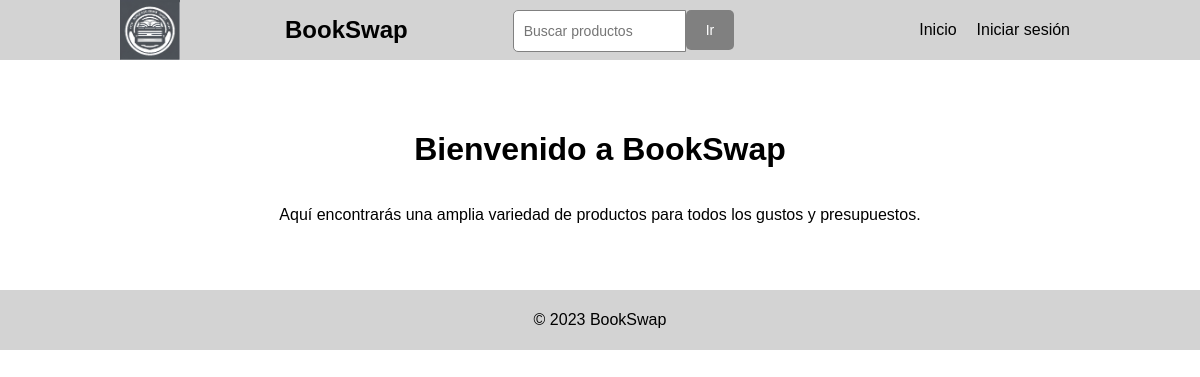
Before: / with the older database file.
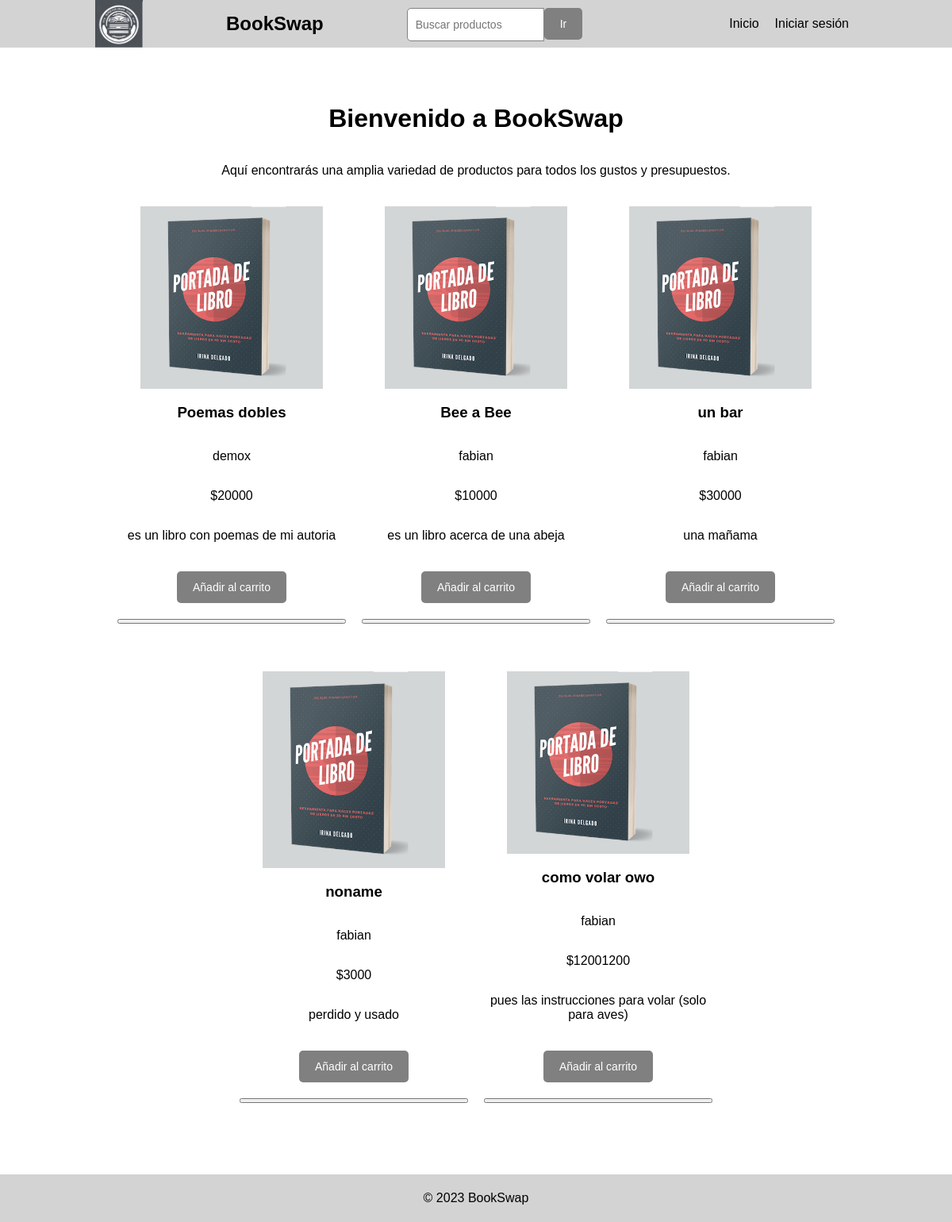
After: the same page with the newer database file.
### tables this page shows
CREATE TABLE `publicacion` (
  `id_p` varchar(10) NOT NULL,
  `nomb_p` varchar(20) DEFAULT NULL,
  `precio` int(11) DEFAULT NULL,
  `descr` varchar(150) DEFAULT NULL,
  `disp` tinyint(1) DEFAULT NULL,
  `id_u` varchar(20) DEFAULT NULL
);

CREATE TABLE `usuario` (
  `id_u` varchar(20) NOT NULL,
  `nomb_u` varchar(50) DEFAULT NULL,
  `fecha_nac` date DEFAULT NULL,
  `vendedor` tinyint(1) DEFAULT NULL,
  `clave` varchar(20) DEFAULT NULL
);

### index.php (the view, shortened to what this page needs)
<?php
require("databases/conexion.php");
$query = "SELECT * FROM publicacion WHERE disp = true";
$libro = mysqli_query($conexion, $query);
?>
<!DOCTYPE html>
<html>
<head>
  <link rel="stylesheet" href="styles.css">
</head>
<body>
  <header>
    <nav>
    <img class="logo" src="img/logo.png">
    <h1>BookSwap</h1>
      <div class="search-container">
        <form action="buscar.php">
          <input type="text" placeholder="Buscar productos">
          <button type="submit">Ir</button>
        </form>
      </div>
      <ul>
        <li><a href="index.php">Inicio</a></li>
        <li><?php if (isset($_SESSION["USER"])) {
          ?>
          <li><a href="car/index.php">Carrito de compra</a></li>
          <li><a href="publication/index.php">Subir producto</a></li>
          <li><a href="perfil/index.php">
          <?php echo $_SESSION["USER"]; ?>
            </a></li>
            <li><a href="session/cerrar_sesion.php">Cerrar sesion</a></li>
            <?php
          }else{ ?><a href="session/index.php">Iniciar sesión</a>
        <?php }?>
      </li>
      </ul>
    </nav>
  </header>
  <main>
    <h1>Bienvenido a BookSwap</h1>
    <p>Aquí encontrarás una amplia variedad de productos para todos los gustos y presupuestos.</p>
    <section class="products">
    <?php
     while($row = mysqli_fetch_assoc($libro)){
     ?>
      <div class="product">
        <img class="portada" src="img/lib.png" alt="Product 1">
        <h3><?php echo $row["nomb_p"] ?></h3>
        <p><?php
        $id = $row["id_p"];
        $query = "SELECT nomb_u FROM usuario,publicacion WHERE id_p = '$id' and publicacion.id_u = usuario.id_u";
        $autor = mysqli_query($conexion, $query);
        $nombre = mysqli_fetch_assoc($autor);
        echo $nombre["nomb_u"]
        ?></p>
        <p><?php echo "$".$row["precio"] ?></p>
        <p><?php echo $row["descr"] ?></p>
        <?php if(isset($_SESSION["USER"])) {?>
        <form action="car/add_car.php">
        <?php }else{  ?>
          <form action="session/index.php">
        <?php }  ?>
          <button type="submit" name="id" value= "<?php echo $row["id_p"] ?>">Añadir al carrito</button>
        </form>
        <button></button>
      </div>
      <?php } ?>
    </section>
  </main>
  <footer>
    <p>&copy; 2023 BookSwap</p>
  </footer>
</body>
</html>

### styles.css (style rules this page uses)
body { font-family: Arial, sans-serif; margin: 0; padding: 0; }
header { background-color: lightgray; display: flex; justify-content: center; align-items: center; height: 60px; }
nav { display: flex; justify-content: space-between; align-items: center; width: 80%; margin: 0 auto; }
.search-container { display: flex; }
form { display: flex; }
input[type="text"] { height: 40px; width: 60%; border: 1px solid gray; border-radius: 5px 0 0 5px; padding: 0 10px; font-size: 14px; }
button[type="submit"] { height: 40px; width: auto; background-color: gray; color: white; border: 1px solid gray; border-radius: 5px; cursor: pointer; }
ul { list-style: none; display: flex; }
li a { margin: 0 10px; text-decoration: none; color: black; }
main { display: flex; flex-direction: column; align-items: center; padding: 50px 0; }
.products { display: flex; flex-wrap: wrap; justify-content: center; width: 80%; }
.product { width: 30%; display: flex; flex-direction: column; align-items: center; margin: 20px 10px; text-align: center; }
img.logo { width: 60px; height: 60px; }
img.portada { width: 80%; height: 80%; }
footer { background-color: lightgray; display: flex; justify-content: center; align-items: center; height: 60px; width: 100%; bottom: 0%; }
form { margin-top: 20px; }
label, select, button { font-size: 14px; width: 100%; margin-bottom: 20px; }
button[type="submit"] { background-color: gray; color: white; border: none; border-radius: 5px; padding: 10px 20px; cursor: pointer; }

Changed rows visible on the page:
added publicacion: nomb_p "Poemas dobles", id_u.nomb_u "demox", precio "20000", descr "es un libro con poemas de mi autoria"
added publicacion: nomb_p "Bee a Bee", id_u.nomb_u "fabian", precio "10000", descr "es un libro acerca de una abeja"
added publicacion: nomb_p "un bar", id_u.nomb_u "fabian", precio "30000", descr "una mañama"
added publicacion: nomb_p "noname", id_u.nomb_u "fabian", precio "3000", descr "perdido y usado"
added publicacion: nomb_p "como volar owo", id_u.nomb_u "fabian", precio "12001200", descr "pues las instrucciones para volar (solo para aves)"
